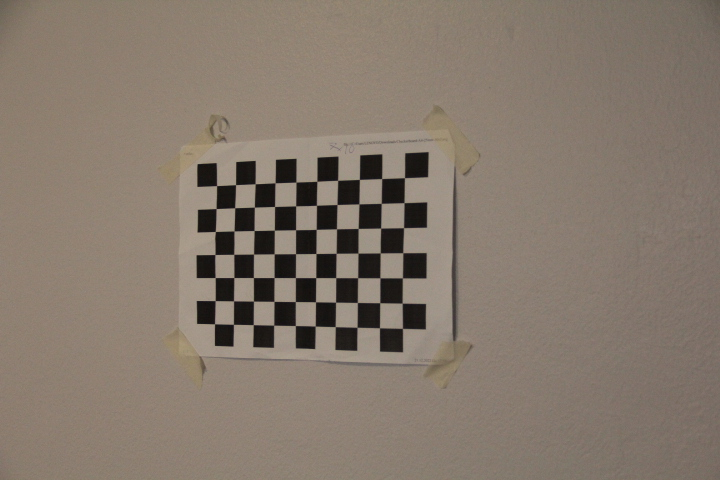
#> input picture images/building/cal/IMG_2499.JPG, 720 x 480 px, found by its file name; its folder holds only this picture in this run
$ python __main__.py
#> lines starting #> are read from the running program, lines starting #| are printed output that depends on the picture
### sfm/utils.py
import os
import cv2
import numpy as np
def last_4chars(x):
    return(int(x[-8:-4]))

def readImages(dir, color):
#> called with dir = 'images/building/cal', color = True
    imgs = []
    for i in sorted(os.listdir(dir), key = last_4chars):
        img =  cv2.imread(os.path.join(dir, i))
#> img is the input picture: shape (480, 720, 3); mean B, G, R 108.6, 120.9, 133.6
        if(color == False):
            img = cv2.cvtColor(img, cv2.COLOR_BGR2GRAY)
        imgs.append(np.asarray(img))
    return np.asarray(imgs)

# [65 lines left out: functions pts2ply, ProjectionMatrix, ReprojectionError, get_projection_error, not called in this run]

### sfm/camera_calibration.py
import cv2 as cv
import matplotlib.pyplot as plt
import numpy as np

def parameters(imgs):

    #board size
    CHECKERBOARD = (7,10)

    #termination
    criteria = (cv.TERM_CRITERIA_EPS + cv.TERM_CRITERIA_MAX_ITER, 30, 0.001)

    # array for 3D points
    objpoints = []
    # array for 2D points
    imgpoints = []

    # world coordinates for 3D points
    obj_point = np.zeros((1, CHECKERBOARD[0] * CHECKERBOARD[1], 3), np.float32)
    obj_point[0,:,:2] = np.mgrid[0:CHECKERBOARD[0], 0:CHECKERBOARD[1]].T.reshape(-1, 2)

    for i in imgs:
        gray = cv.cvtColor(i,cv.COLOR_BGR2GRAY)

        #find corners
        ret, corners = cv.findChessboardCorners(gray, CHECKERBOARD, cv.CALIB_CB_ADAPTIVE_THRESH + cv.CALIB_CB_FAST_CHECK + cv.CALIB_CB_NORMALIZE_IMAGE)

        if ret == True:
            objpoints.append(obj_point)
            # refining pixel coordinates for given 2d points.
            corners2 = cv.cornerSubPix(gray, corners, (25,25),(-1,-1), criteria)

            imgpoints.append(corners2)

            # Draw and display the corners
            img = cv.drawChessboardCorners(i, CHECKERBOARD, corners2, ret)
#> this loop made 1 pass
#> ret on pass 1: True
#> pass 1, in parameters, `img = cv.drawChessboardCorners(i, CHECKERBOARD, corners2, ret)`:
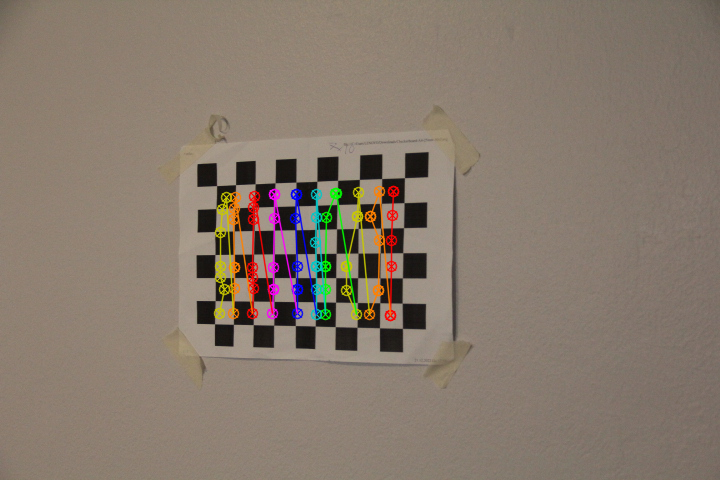
#> img: shape (480, 720, 3); mean of channels 0, 1, 2 108.5, 121.4, 134.9; drawn as B, G, R
#> after the loop, imgpoints = 1 item; objpoints = 1 item


    h,w = img.shape[:2]
#> h = 480; w = 720
    ret, mtx, dist, rvecs, tvecs = cv.calibrateCamera(objpoints, imgpoints, gray.shape[::-1], None, None)
#> ret = 10.03; mtx = [[1496.7, 0, 422.9], [0, 1641.7, 274.3], [0, 0, 1]]; dist = [[-60.92, 3276.1, -0.192, -1.01, -72341.8]]; rvecs = ([-0.189, -0.54, 1.54],); tvecs = ([-1.16, -4.04, 66.2],)
    return mtx, dist


'''
undistorts the images based on parameters calculated in parameters()
'''
# [6 lines left out: function undistort, not called in this run]


### sfm/sfm.py
from utils import readImages, pts2ply, get_projection_error
from visualization import visualize
from feature_detection_matching import feature_detect_match
from feature_matching import bfMatch, align_matches, align_3D_matches, matches2D3D, plotNewCamera
from camera_calibration import parameters, undistort
from fundamental import ransacFundamental, epipolar, showEpipolar, get_f_matrix, get_e_matrix
from cameraPose import cameraPose, showCameraPose, disambiguatePose, get_camera_pose
from triangulate import triangulate, showTriangulate, imgC, get_triangulate, get_nonlinear_triangulate
from pnp import ransacPnP, get_PnPRansac
import cv2
import numpy as np
from tqdm import tqdm
import matplotlib.pyplot as plt

def main():  # pragma: no cover

    ## camera calibration
    dir = "images/building/cal"
    print("Calibrating camera with dir:{}".format(dir))
    calibration_images = readImages(dir, True)
    ## mtx = camera matrix, dist = distCoeffs
    K, dist = parameters(calibration_images)
#> K has the same summary as mtx in parameters; dist = [[-60.92, 3276.1, -0.192, -1.01, -72341.8]]

    ## read images
    dir = "images/building/img"
    print("Starting sfm with dir:{}".format(dir))
    images = readImages(dir, False)

    print("Feature detection and matching")
    ## feature detection and matching
    matches = feature_detect_match(images)


    print("################# Initializing with first two images #################")
    #f_matrix of first two images
    print("Calculating fundamental matrix")
    f_matrix, points_src, points_dst = get_f_matrix(matches[0][1][0], matches[0][1][1])

    #Essential matrix for first two images
    print("Calculating essential matrix")
    e_matrix = get_e_matrix(K,f_matrix)

    #camera pose
    print("Calculating camera pose")
    R, C = get_camera_pose(e_matrix)

    R_ = np.identity(3)
    C_ = np.zeros((3,1))
    I = np.identity(3)
    pts3D=[]
    print("Linear triangulation")
    for i in range(len(C)):
        x = get_triangulate(K, C_, R_, C[i], R[i], points_src, points_dst)
        x = x/x[:,3].reshape(-1,1)
        pts3D.append(x)

    R_best, C_best, points = disambiguatePose(R, C, pts3D)
    points = points/points[:,3].reshape(-1,1)

    # triangulate points
    print("Nonlinear triangulation")
    points_ = get_nonlinear_triangulate(K, C_, R_, R_best, C_best, points_src, points_dst, points)
    points_ = points_ / points_[:,3].reshape(-1,1)

    mean_error1 = get_projection_error(points, points_src, points_dst, R_, C_, R_best, C_best, K )
    mean_error2 = get_projection_error(points_, points_src, points_dst, R_, C_, R_best, C_best, K )
    print('Mean errors: Linear triangulation : ', mean_error1, 'Nonlinear triangulation : ', mean_error2)

    print("################# Initialization done #################")
    print("Registering first two cameras")

    cameras = np.zeros((len(matches), 3))
    camera_idx = np.zeros((len(matches), 1), dtype=int)
    cameras_ = np.zeros((len(matches), 1), dtype=int)
    idx = np.zeros((len(matches), len(matches)))

    C_arr = []
    R_arr = []
    C_arr.append(np.zeros(3))
    R_arr.append(np.identity(3))
    C_arr.append(C_best)
    R_arr.append(R_best)
    print("Registering remaining cameras")

    for i in range(2, len(images)):
        print("Image number ", i +1, "out of ", len(images))

        points_i = np.hstack((matches[:i,i]))
        R_init, C_init = get_PnPRansac(K,points_i, points_, 1000, 5)


    #showFeatures(struct.features, struct.images)
    '''
    ## feature matching
    ## returns array where matches[i][j] contain matches between image i and j sorted from best match to worst
    matches = bfMatch(des1, des2)
    ## align matches
    points1, points2, des= align_matches(kp1, kp2, matches, des2)

    ## Fundamental matrix
    F, F_mask = ransacFundamental(points1, points2)


    ## Epipolar lines
    #e1 = epipolar(points1[F_mask], 1 ,F)
    #e2 = epipolar(points2[F_mask], 2, F)
    #showEpipolar(images[0], images[1], e1, e2, points1[F_mask], points2[F_mask])

    ## Camera poses
    E = np.matmul(np.matmul(np.transpose(K), F), K)

    _, R,t,_ = cv2.recoverPose(E, points1[F_mask], points2[F_mask], K)

    P1 = np.array([[1,0,0,0], [0,1,0,0], [0,0,1,0]])
    P2 = np.hstack((R, t))

    points = triangulate(points1,points2, K, P1, P2)


    points3D = points[:3]
    des_total = des
    points_total = np.zeros((3,len(points3D[0])))

    for i in range(len(points3D[0])):
        points_total[0][i] = points3D[0][i]
        points_total[1][i] = points3D[1][i]
        points_total[2][i] = points3D[2][i]

    pts2ply(points, "results.ply")
    for i in range(2, len(images)):
        #kp1, des1 = kp2, des2
        kp2, des2 = akaze(images[i])
        matches = bfMatch(des1, des2)
        points1, points2, des= align_matches(kp1, kp2, matches, des2)
        F, F_mask = ransacFundamental(points1, points2)
        E = np.matmul(np.matmul(np.transpose(K), F), K)

        _, R,t,_ = cv2.recoverPose(E, points1[F_mask], points2[F_mask], K)
        # [5 lines of commented-out code are left out]
        P2 = np.hstack((R,t))
        #P2 = np.zeros((3,4))
        #P2[:3,:3] = R
        #P2[:3, 3] = t.ravel()


        points = triangulate(points1,points2, K, P1, P2)
        #points = cv2.triangulatePoints(P1, P2, points1.T, points2.T)
        points3D = points[:3]
        #points3D = points[:3]/points[3]
        points_total = np.concatenate((points_total, points3D), axis = 1)


    pts2ply(points_total, "acc.ply")
    '''

### sfm/__main__.py
"""Entry point for sfm."""

from sfm import main  # pragma: no cover

if __name__ == "__main__":  # pragma: no cover
#> (the run stopped early here; a loop or call above may not have finished)

$ run again, on images/building/cal/IMG_2503.JPG
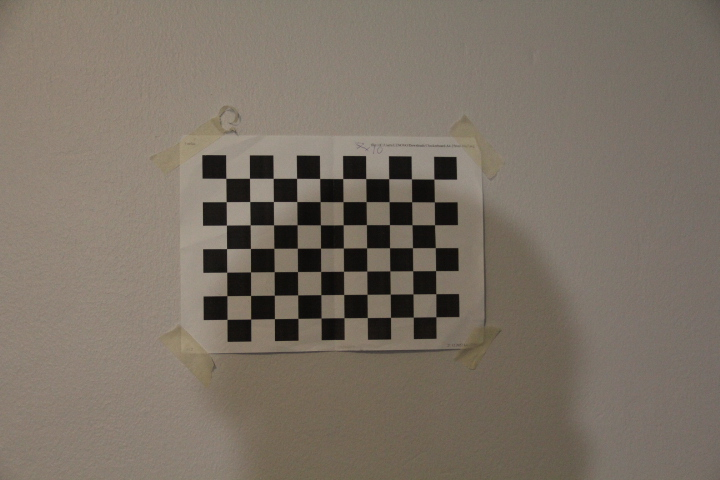
#> input picture images/building/cal/IMG_2503.JPG, 720 x 480 px, found by its file name
#> in readImages, img is the input picture: shape (480, 720, 3); mean B, G, R 101.5, 113.1, 123
#> the loop in parameters, `for i in imgs:` made 1 pass
#> ret on pass 1: True
#> pass 1, in parameters, `gray = cv.cvtColor(i,cv.COLOR_BGR2GRAY)`:
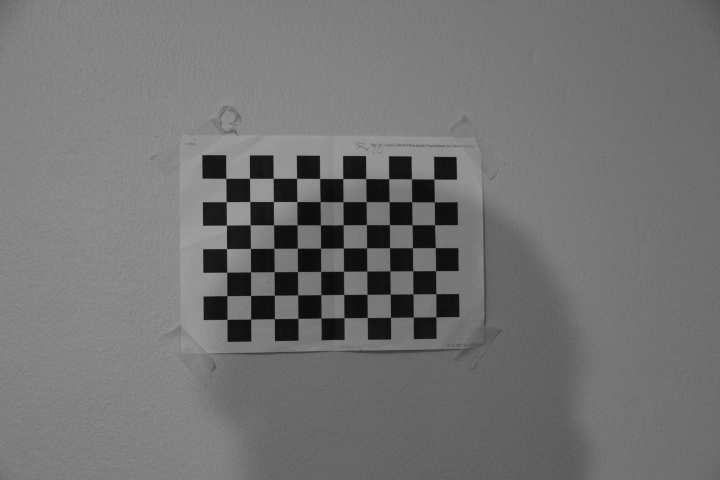
#> gray: shape (480, 720); min 9, max 160, mean 114.8
#> pass 1, in parameters, `img = cv.drawChessboardCorners(i, CHECKERBOARD, corners2, ret)`:
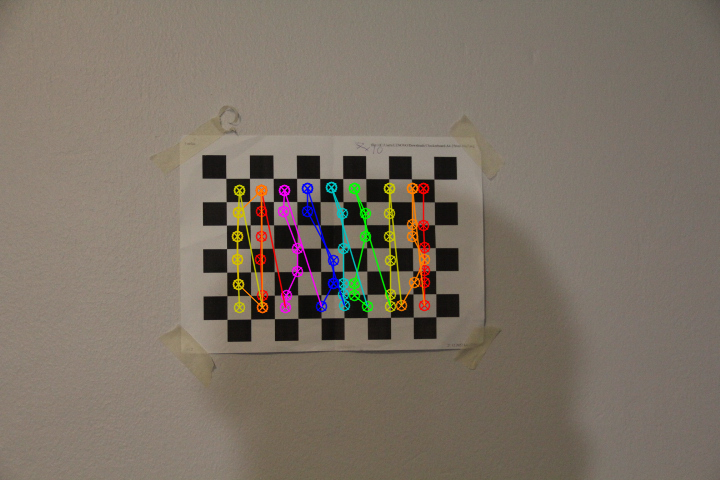
#> img: shape (480, 720, 3); mean of channels 0, 1, 2 101.7, 113.9, 124.4; drawn as B, G, R
#> after the loop in parameters, `for i in imgs:`: imgpoints = 1 item
#> in parameters, `ret, mtx, dist, rvecs, tvecs = cv.calibrateCamera(objpoints, imgpoints..`: ret = 10.22; mtx = [[774.2, 0, 478.2], [0, 865.2, 240.2], [0, 0, 1]]; dist = [[-127.8, 4865.9, 0.304, -7.41, -141971.8]]; rvecs = ([0.795, 0.641, 1.45],); tvecs = ([-1.71, -2.84, 44.99],)
#> in main, `K, dist = parameters(calibration_images)`: K = [[774.2, 0, 478.2], [0, 865.2, 240.2], [0, 0, 1]]; dist = [[-127.8, 4865.9, 0.304, -7.41, -141971.8]]

$ run again, on images/building/cal/IMG_2504.JPG
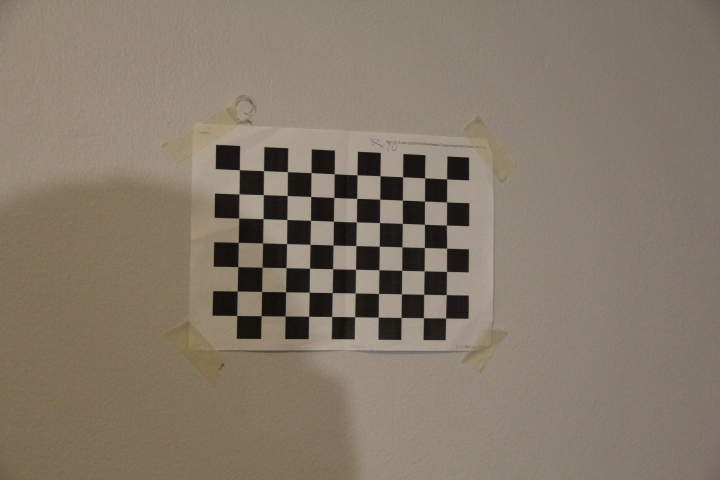
#> input picture images/building/cal/IMG_2504.JPG, 720 x 480 px, found by its file name
#> in readImages, img is the input picture: shape (480, 720, 3); mean B, G, R 105.7, 120.6, 132.7
#> the loop in parameters, `for i in imgs:` made 1 pass
#> ret on pass 1: True
#> pass 1, in parameters, `gray = cv.cvtColor(i,cv.COLOR_BGR2GRAY)`:
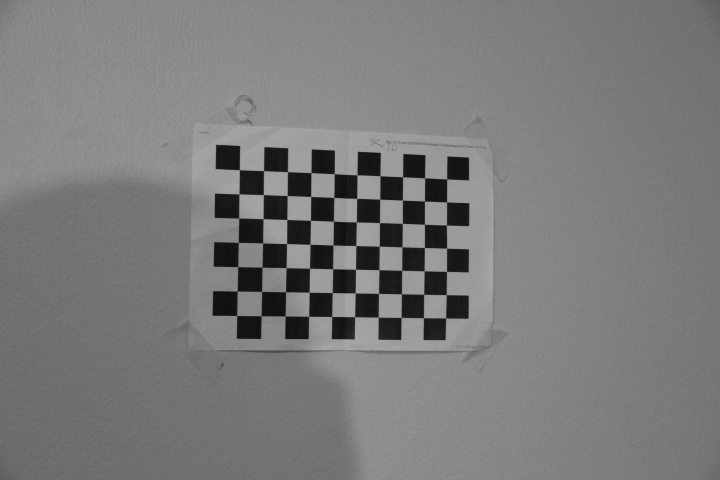
#> gray: shape (480, 720); min 13, max 168, mean 122.6
#> pass 1, in parameters, `img = cv.drawChessboardCorners(i, CHECKERBOARD, corners2, ret)`:
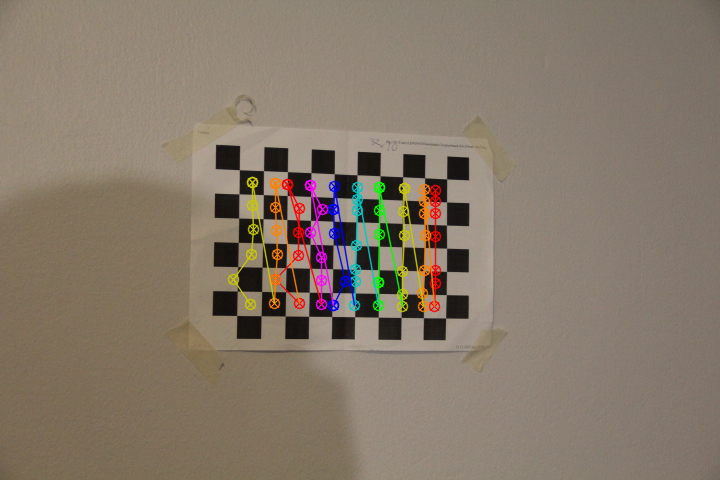
#> img: shape (480, 720, 3); mean of channels 0, 1, 2 105.6, 121.1, 134; drawn as B, G, R
#> after the loop in parameters, `for i in imgs:`: imgpoints = 1 item
#> in parameters, `ret, mtx, dist, rvecs, tvecs = cv.calibrateCamera(objpoints, imgpoints..`: ret = 7.89; mtx = [[2568.4, 0, 627.3], [0, 1565.6, 254], [0, 0, 1]]; dist = [[-485, 22042.5, -0.527, -16.59, -153380.3]]; rvecs = ([-1.08, -1.04, 1.35],); tvecs = ([-3.19, -3.38, 95.42],)
#> in main, `K, dist = parameters(calibration_images)`: K = [[2568.4, 0, 627.3], [0, 1565.6, 254], [0, 0, 1]]; dist = [[-485, 22042.5, -0.527, -16.59, -153380.3]]

$ run again, on images/building/cal/IMG_2505.JPG
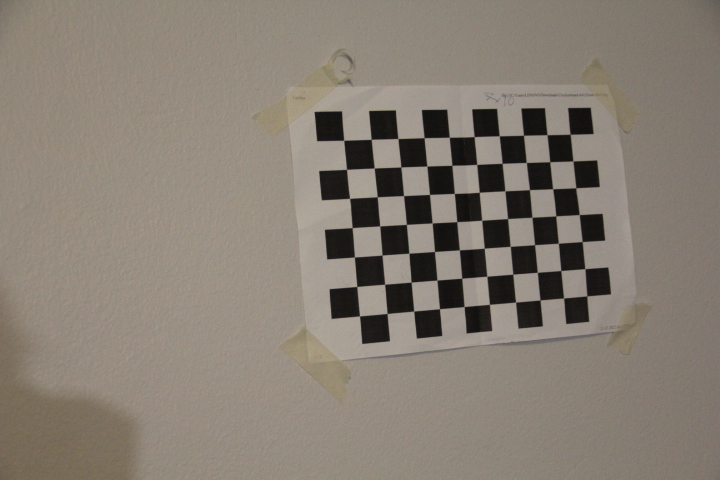
#> input picture images/building/cal/IMG_2505.JPG, 720 x 480 px, found by its file name
#> in readImages, img is the input picture: shape (480, 720, 3); mean B, G, R 115.6, 126.4, 135.4
#> the loop in parameters, `for i in imgs:` made 1 pass
#> ret on pass 1: True
#> pass 1, in parameters, `gray = cv.cvtColor(i,cv.COLOR_BGR2GRAY)`:
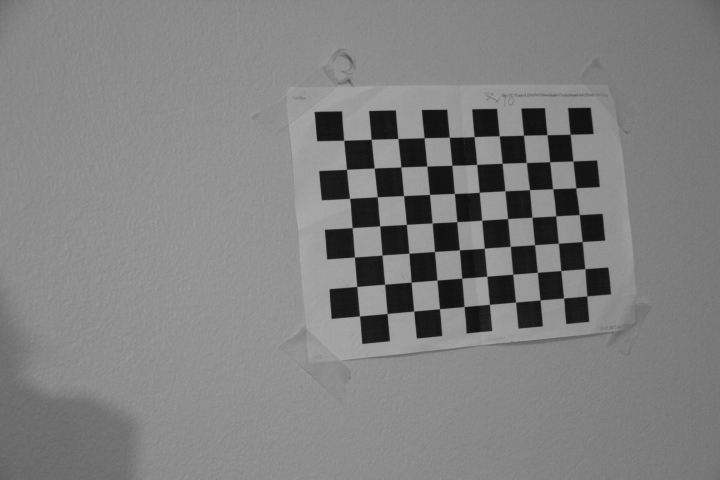
#> gray: shape (480, 720); min 11, max 171, mean 127.9
#> pass 1, in parameters, `img = cv.drawChessboardCorners(i, CHECKERBOARD, corners2, ret)`:
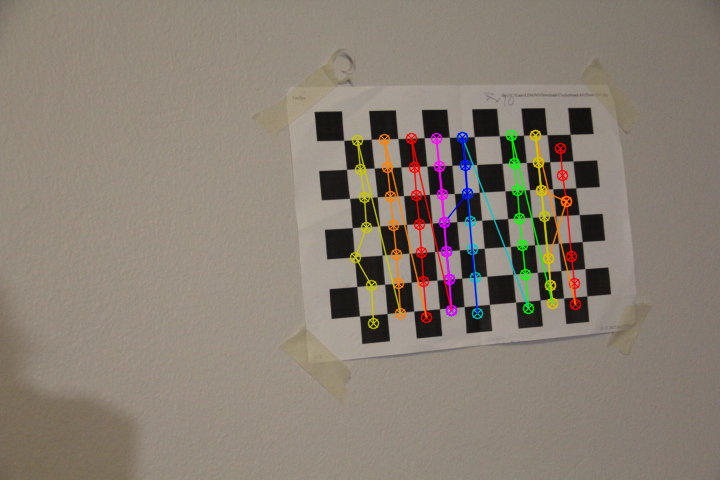
#> img: shape (480, 720, 3); mean of channels 0, 1, 2 115.3, 127.1, 136.9; drawn as B, G, R
#> after the loop in parameters, `for i in imgs:`: imgpoints = 1 item
#> in parameters, `ret, mtx, dist, rvecs, tvecs = cv.calibrateCamera(objpoints, imgpoints..`: ret = 10.09; mtx = [[360.6, 0, 339], [0, 416.3, 245.5], [0, 0, 1]]; dist = [[-1.02, 7.39, 0.0279, -0.0245, -11.23]]; rvecs = ([-0.208, -0.155, 1.51],); tvecs = ([9.64, -4.09, 15.2],)
#> in main, `K, dist = parameters(calibration_images)`: K = [[360.6, 0, 339], [0, 416.3, 245.5], [0, 0, 1]]; dist = [[-1.02, 7.39, 0.0279, -0.0245, -11.23]]

$ run again, on images/building/cal/IMG_2500.JPG
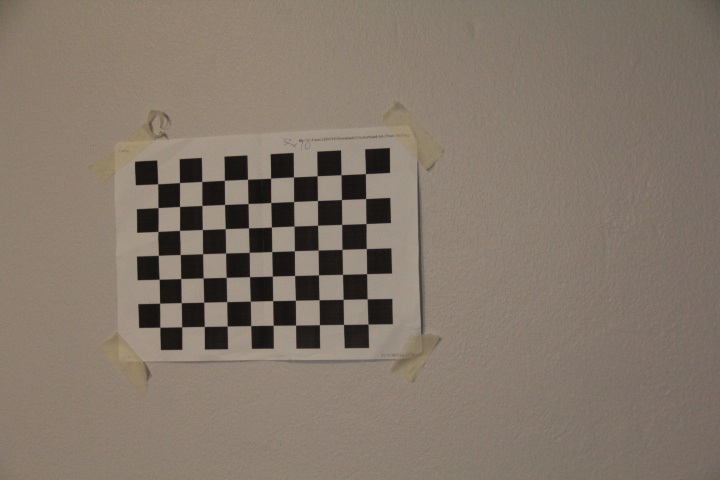
#> input picture images/building/cal/IMG_2500.JPG, 720 x 480 px, found by its file name
#> in readImages, img is the input picture: shape (480, 720, 3); mean B, G, R 106.5, 118.8, 131.2
#> the loop in parameters, `for i in imgs:` made 1 pass
#> ret on pass 1: True
#> pass 1, in parameters, `gray = cv.cvtColor(i,cv.COLOR_BGR2GRAY)`:
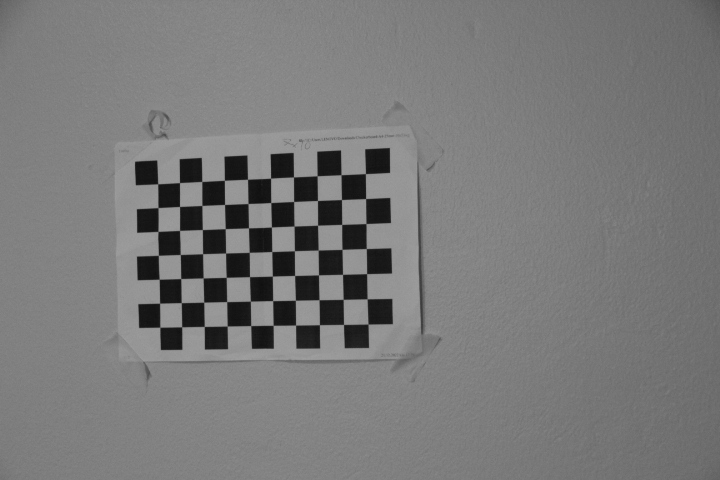
#> gray: shape (480, 720); min 15, max 160, mean 121.1
#> pass 1, in parameters, `img = cv.drawChessboardCorners(i, CHECKERBOARD, corners2, ret)`:
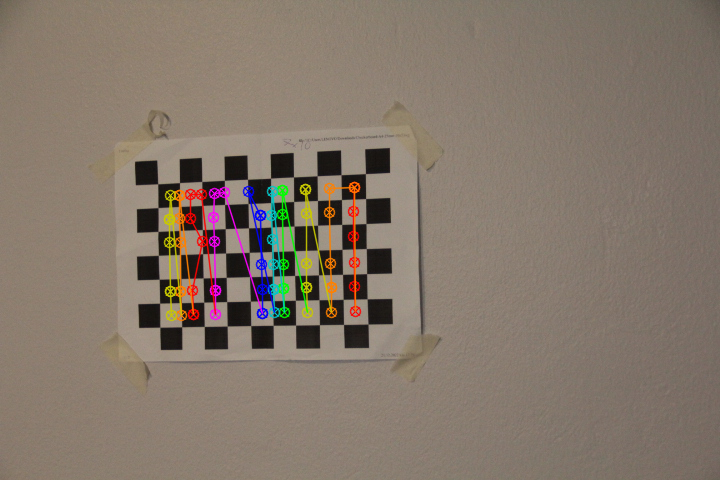
#> img: shape (480, 720, 3); mean of channels 0, 1, 2 106.5, 119.3, 132.5; drawn as B, G, R
#> after the loop in parameters, `for i in imgs:`: imgpoints = 1 item
#> in parameters, `ret, mtx, dist, rvecs, tvecs = cv.calibrateCamera(objpoints, imgpoints..`: ret = 12.62; mtx = [[1662.4, 0, 407.9], [0, 2292.3, 337.8], [0, 0, 1]]; dist = [[-16.27, 1066.7, -0.23, 0.596, -15348.9]]; rvecs = ([-0.676, 0.705, 1.38],); tvecs = ([-2.22, -4.36, 57],)
#> in main, `K, dist = parameters(calibration_images)`: K has the same summary as mtx in parameters; dist = [[-16.27, 1066.7, -0.23, 0.596, -15348.9]]
